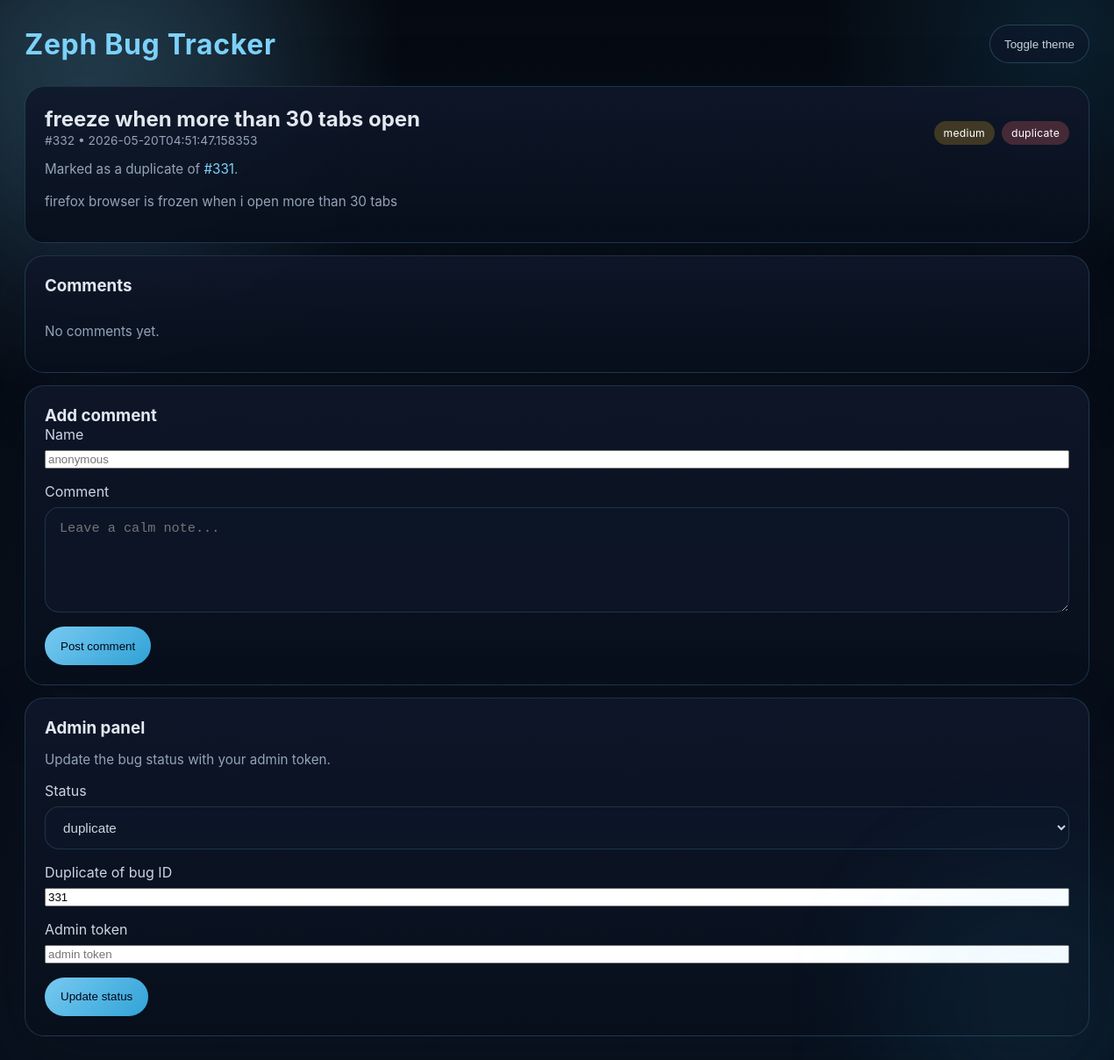
The page /bug/332 on the database its author committed.
### tables this page shows
CREATE TABLE bugs (
        id INTEGER PRIMARY KEY AUTOINCREMENT,
        title TEXT NOT NULL,
        description TEXT NOT NULL,
        status TEXT NOT NULL DEFAULT 'open',
        severity TEXT NOT NULL DEFAULT 'low',
        created_at TEXT NOT NULL
    , source TEXT NOT NULL DEFAULT 'manual', duplicate_of INTEGER);

### app.py (the view)
@app.route('/bug/<int:bug_id>')
def view_bug(bug_id):
    bug = fetch_bug(bug_id)
    if not bug:
        abort(404)
    return render_template('bug.html', bug=bug)

### app.py (called while the page is built)
def get_db():
    conn = sqlite3.connect(DB_PATH)
    conn.row_factory = sqlite3.Row
    return conn

def fetch_bug(bug_id):
    conn = get_db()
    cur = conn.cursor()
    cur.execute('SELECT * FROM bugs WHERE id=?', (bug_id,))
    row = cur.fetchone()
    if not row:
        return None
    bug = dict(row)
    cur.execute('SELECT * FROM comments WHERE bug_id=? ORDER BY created_at', (bug_id,))
    bug['comments'] = [dict(r) for r in cur.fetchall()]
    conn.close()
    return bug

### templates/bug.html (shortened to what this page needs)
{% extends 'base.html' %}
{% block body %}
<div class="panel">
  <div class="card">
    <div style="display:flex;justify-content:space-between;align-items:center;gap:16px;flex-wrap:wrap">
      <div>
        <h2>{{bug.title}}</h2>
        <div class="meta">#{{bug.id}} • {{bug.created_at}}</div>
      </div>
      <div>
        <div class="badges">
          <span class="badge sev-{{bug.severity}}">{{bug.severity}}</span>
          {% if bug.status == 'open' %}
            <span class="badge status-open">open</span>
          {% elif bug.status == 'being investigated' %}
            <span class="badge status-investigate">investigating</span>
          {% elif bug.status == 'fixed' %}
            <span class="badge status-fixed">fixed</span>
          {% elif bug.status == 'duplicate' %}
            <span class="badge status-duplicate">duplicate</span>
          {% else %}
            <span class="badge status-fixed">{{bug.status}}</span>
          {% endif %}
        </div>
      </div>
    </div>
    {% if bug.duplicate_of %}
      <p class="note" style="margin-top:12px;">
        Marked as a duplicate of <a href="/bug/{{bug.duplicate_of}}">#{{bug.duplicate_of}}</a>.
      </p>
    {% endif %}
    <p class="note" style="margin-top:18px">{{bug.description}}</p>
  </div>
  <div class="card">
    <h3>Comments</h3>
    <div class="comments">
      {% for c in bug.comments %}
        <div class="glass-panel" style="border-radius:18px;padding:14px;">
          <div style="display:flex;justify-content:space-between;align-items:center;gap:12px;flex-wrap:wrap">
            <strong>{{c.author}}</strong>
            <span class="meta">{{c.created_at}}</span>
          </div>
          <div style="margin-top:10px">{{c.text}}</div>
        </div>
      {% else %}
        <p class="note">No comments yet.</p>
      {% endfor %}
    </div>
  </div>
  <div class="card">
    <h3>Add comment</h3>
    <form id="commentForm" onsubmit="submitComment(event)">
      <div class="form-group">
        <label>Name</label>
        <input id="author" placeholder="anonymous">
      </div>
      <div class="form-group">
        <label>Comment</label>
        <textarea id="text" placeholder="Leave a calm note..."></textarea>
      </div>
      <button type="submit">Post comment</button>
    </form>
  </div>
  <div class="card">
    <h3>Admin panel</h3>
    <p class="note">Update the bug status with your admin token.</p>
    <div class="form-group">
      <label>Status</label>
      <select id="statusSelect">
        <option value="duplicate" {% if bug.status == 'duplicate' %}selected{% endif %}>duplicate</option>
      </select>
    </div>
    <div class="form-group" id="duplicateField" style="display: {% if bug.status == 'duplicate' %}grid{% else %}none{% endif %};">
      <label>Duplicate of bug ID</label>
      <input id="duplicateOf" placeholder="123" value="{{ bug.duplicate_of or '' }}">
    </div>
    <div class="form-group">
      <label>Admin token</label>
      <input id="adminToken" placeholder="admin token">
    </div>
    <button onclick="changeStatus()" type="button">Update status</button>
  </div>
</div>
{% endblock %}

### templates/base.html (style rules this page uses)
:root { --bg: #08101c; --surface: rgba(15, 23, 42, 0.95); --surface-strong: rgba(8, 16, 28, 0.95); --surface-soft: rgba(30, 41, 59, 0.9); --text: #cbd5e1; --text-muted: #94a3b8; --accent: #7dd3fc; --accent-soft: rgba(125, 211, 252, 0.18); --border: rgba(125, 211, 252, 0.18); --success: #22c55e; --warning: #fbbf24; --danger: #f472b6; }
* { box-sizing: border-box; }
body { margin: 0; font-family: Inter, 'Segoe UI', sans-serif; background: radial-gradient(circle at 8% 8%, rgba(125, 211, 252, 0.16), transparent 22%), radial-gradient(circle at 95% 3%, rgba(56, 189, 248, 0.12), transparent 16%), linear-gradient(180deg, #050a12 0%, #08101c 100%); color: var(--text); min-height: 100vh; padding: 28px; position: relative; overflow-x: hidden; transition: background 0.45s ease, color 0.45s ease; }
body::before, body::after { content: ''; position: absolute; pointer-events: none; border-radius: 50%; filter: blur(80px); opacity: 0.7; animation: float 15s ease-in-out infinite; }
body::before { width: 420px; height: 420px; top: -120px; left: -80px; background: rgba(125, 211, 252, 0.14); }
body::after { width: 320px; height: 320px; bottom: -100px; right: -60px; background: rgba(56, 189, 248, 0.12); animation-duration: 18s; }
a { color: var(--accent); text-decoration: none; }
h2, h3, h4 { color: #e2e8f0; margin: 0; }
.card { background: linear-gradient(180deg, rgba(15, 23, 42, 0.88), rgba(8, 16, 28, 0.95)); border: 1px solid var(--border); border-radius: 22px; backdrop-filter: blur(18px); padding: 22px; box-shadow: 0 24px 80px rgba(15, 23, 42, 0.24); }
.panel { display: grid; gap: 14px; }
.form-group { display: grid; gap: 8px; margin-bottom: 16px; }
input[type=text], select, textarea { width: 100%; background: rgba(15, 23, 42, 0.65); border: 1px solid rgba(125, 211, 252, 0.16); color: var(--text); border-radius: 16px; padding: 14px 16px; font-size: 0.95rem; }
textarea { min-height: 120px; resize: vertical; }
button { display: inline-flex; align-items: center; justify-content: center; gap: 8px; min-height: 44px; padding: 0 18px; border: none; border-radius: 999px; background: linear-gradient(135deg, rgba(125, 211, 252, 0.95), rgba(56, 189, 248, 0.85)); color: #020617; cursor: pointer; transition: transform 0.2s ease, box-shadow 0.2s ease; }
.meta { color: var(--text-muted); font-size: 0.86rem; line-height: 1.5; }
.badges { margin-top: 12px; display: flex; flex-wrap: wrap; gap: 8px; }
.badge { display: inline-flex; align-items: center; justify-content: center; border-radius: 999px; padding: 6px 11px; font-size: 0.76rem; letter-spacing: 0.02em; color: #fff; background: rgba(148, 163, 184, 0.16); backdrop-filter: blur(12px); }
.badge.sev-medium { background: rgba(251, 191, 36, 0.22); }
.badge.status-duplicate { background: rgba(248, 113, 113, 0.24); }
.comments { margin-top: 16px; display: grid; gap: 14px; }
.note { color: var(--text-muted); font-size: 0.95rem; }

### rows shown on the page
bugs: title "freeze when more than 30 tabs open", id "332", created_at "2026-05-20T04:51:47.158353", severity "medium", duplicate_of "331", description "firefox browser is frozen when i open more than 30 tabs", status "duplicate"
